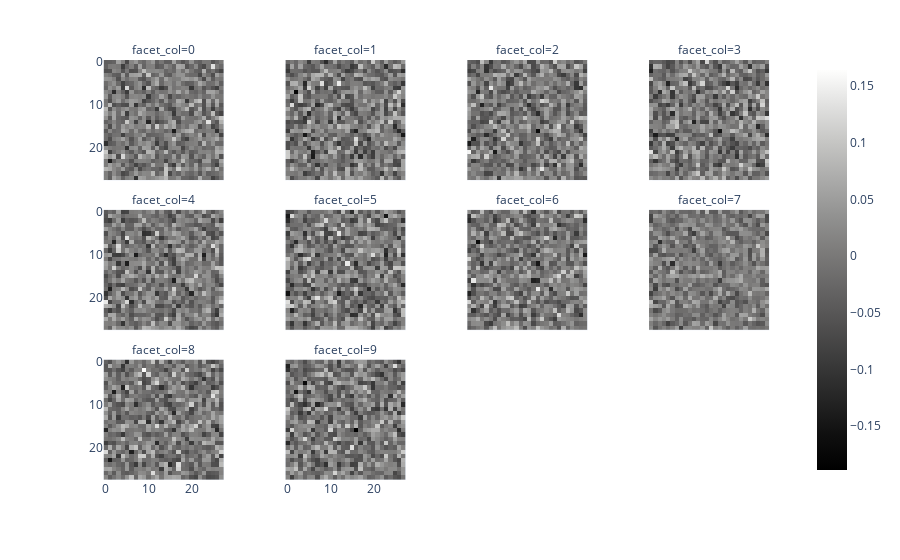

The cell this chart's notebook holds for it:
### Code cell
generator = Generator()
batch = torch.randn(10, 100)
px.imshow(
    generator(batch).detach(),
    facet_col=0,
    facet_col_wrap=4,
    color_continuous_scale="gray",
)

### Figure 1 — Plotly figure (JSON) as saved in the notebook; plotly's stock layout.template omitted (floating-point values rounded to 4 significant figures; data arrays with more than 128 entries replaced by an {"elided": "..."} marker saying what was removed)
{"data": [{"coloraxis": "coloraxis", "hovertemplate": "x: %{x}<br>y: %{y}<br>color: %{z}<extra></extra>", "name": "0", "type": "heatmap", "xaxis": "x9", "yaxis": "y9", "z": {"elided": "28x28 float values"}}, {"coloraxis": "coloraxis", "hovertemplate": "x: %{x}<br>y: %{y}<br>color: %{z}<extra></extra>", "name": "1", "type": "heatmap", "xaxis": "x10", "yaxis": "y10", "z": {"elided": "28x28 float values"}}, {"coloraxis": "coloraxis", "hovertemplate": "x: %{x}<br>y: %{y}<br>color: %{z}<extra></extra>", "name": "2", "type": "heatmap", "xaxis": "x11", "yaxis": "y11", "z": {"elided": "28x28 float values"}}, {"coloraxis": "coloraxis", "hovertemplate": "x: %{x}<br>y: %{y}<br>color: %{z}<extra></extra>", "name": "3", "type": "heatmap", "xaxis": "x12", "yaxis": "y12", "z": {"elided": "28x28 float values"}}, {"coloraxis": "coloraxis", "hovertemplate": "x: %{x}<br>y: %{y}<br>color: %{z}<extra></extra>", "name": "4", "type": "heatmap", "xaxis": "x5", "yaxis": "y5", "z": {"elided": "28x28 float values"}}, {"coloraxis": "coloraxis", "hovertemplate": "x: %{x}<br>y: %{y}<br>color: %{z}<extra></extra>", "name": "5", "type": "heatmap", "xaxis": "x6", "yaxis": "y6", "z": {"elided": "28x28 float values"}}, {"coloraxis": "coloraxis", "hovertemplate": "x: %{x}<br>y: %{y}<br>color: %{z}<extra></extra>", "name": "6", "type": "heatmap", "xaxis": "x7", "yaxis": "y7", "z": {"elided": "28x28 float values"}}, {"coloraxis": "coloraxis", "hovertemplate": "x: %{x}<br>y: %{y}<br>color: %{z}<extra></extra>", "name": "7", "type": "heatmap", "xaxis": "x8", "yaxis": "y8", "z": {"elided": "28x28 float values"}}, {"coloraxis": "coloraxis", "hovertemplate": "x: %{x}<br>y: %{y}<br>color: %{z}<extra></extra>", "name": "8", "type": "heatmap", "xaxis": "x", "yaxis": "y", "z": {"elided": "28x28 float values"}}, {"coloraxis": "coloraxis", "hovertemplate": "x: %{x}<br>y: %{y}<br>color: %{z}<extra></extra>", "name": "9", "type": "heatmap", "xaxis": "x2", "yaxis": "y2", "z": {"elided": "28x28 float values"}}], "layout": {"annotations": [{"font": {}, "showarrow": false, "text": "facet_col=8", "x": 0.1175, "xanchor": "center", "xref": "paper", "y": 0.2867, "yanchor": "bottom", "yref": "paper"}, {"font": {}, "showarrow": false, "text": "facet_col=9", "x": 0.3725, "xanchor": "center", "xref": "paper", "y": 0.2867, "yanchor": "bottom", "yref": "paper"}, {"font": {}, "showarrow": false, "text": "facet_col=4", "x": 0.1175, "xanchor": "center", "xref": "paper", "y": 0.6433, "yanchor": "bottom", "yref": "paper"}, {"font": {}, "showarrow": false, "text": "facet_col=5", "x": 0.3725, "xanchor": "center", "xref": "paper", "y": 0.6433, "yanchor": "bottom", "yref": "paper"}, {"font": {}, "showarrow": false, "text": "facet_col=6", "x": 0.6275, "xanchor": "center", "xref": "paper", "y": 0.6433, "yanchor": "bottom", "yref": "paper"}, {"font": {}, "showarrow": false, "text": "facet_col=7", "x": 0.8825, "xanchor": "center", "xref": "paper", "y": 0.6433, "yanchor": "bottom", "yref": "paper"}, {"font": {}, "showarrow": false, "text": "facet_col=0", "x": 0.1175, "xanchor": "center", "xref": "paper", "y": 1.0, "yanchor": "bottom", "yref": "paper"}, {"font": {}, "showarrow": false, "text": "facet_col=1", "x": 0.3725, "xanchor": "center", "xref": "paper", "y": 1.0, "yanchor": "bottom", "yref": "paper"}, {"font": {}, "showarrow": false, "text": "facet_col=2", "x": 0.6275, "xanchor": "center", "xref": "paper", "y": 1.0, "yanchor": "bottom", "yref": "paper"}, {"font": {}, "showarrow": false, "text": "facet_col=3", "x": 0.8825, "xanchor": "center", "xref": "paper", "y": 1.0, "yanchor": "bottom", "yref": "paper"}], "coloraxis": {"colorscale": [[0, "rgb(0, 0, 0)"], [0.09091, "rgb(16, 16, 16)"], [0.1818, "rgb(38, 38, 38)"], [0.2727, "rgb(59, 59, 59)"], [0.3636, "rgb(81, 80, 80)"], [0.4545, "rgb(102, 101, 101)"], [0.5455, "rgb(124, 123, 122)"], [0.6364, "rgb(146, 146, 145)"], [0.7273, "rgb(171, 171, 170)"], [0.8182, "rgb(197, 197, 195)"], [0.9091, "rgb(224, 224, 223)"], [1, "rgb(254, 254, 253)"]]}, "margin": {"t": 60}, "xaxis": {"anchor": "y", "constrain": "domain", "domain": [0, 0.235], "scaleanchor": "y"}, "xaxis10": {"anchor": "y10", "domain": [0.255, 0.49], "matches": "x", "showticklabels": false}, "xaxis11": {"anchor": "y11", "domain": [0.51, 0.745], "matches": "x", "showticklabels": false}, "xaxis12": {"anchor": "y12", "domain": [0.765, 1.0], "matches": "x", "showticklabels": false}, "xaxis2": {"anchor": "y2", "domain": [0.255, 0.49], "matches": "x"}, "xaxis3": {"anchor": "y3", "domain": [0.51, 0.745], "matches": "x"}, "xaxis4": {"anchor": "y4", "domain": [0.765, 1.0], "matches": "x"}, "xaxis5": {"anchor": "y5", "domain": [0, 0.235], "matches": "x", "showticklabels": false}, "xaxis6": {"anchor": "y6", "domain": [0.255, 0.49], "matches": "x", "showticklabels": false}, "xaxis7": {"anchor": "y7", "domain": [0.51, 0.745], "matches": "x", "showticklabels": false}, "xaxis8": {"anchor": "y8", "domain": [0.765, 1.0], "matches": "x", "showticklabels": false}, "xaxis9": {"anchor": "y9", "domain": [0, 0.235], "matches": "x", "showticklabels": false}, "yaxis": {"anchor": "x", "autorange": "reversed", "constrain": "domain", "domain": [0, 0.2867]}, "yaxis10": {"anchor": "x10", "domain": [0.7133, 1.0], "matches": "y", "showticklabels": false}, "yaxis11": {"anchor": "x11", "domain": [0.7133, 1.0], "matches": "y", "showticklabels": false}, "yaxis12": {"anchor": "x12", "domain": [0.7133, 1.0], "matches": "y", "showticklabels": false}, "yaxis2": {"anchor": "x2", "domain": [0, 0.2867], "matches": "y", "showticklabels": false}, "yaxis3": {"anchor": "x3", "domain": [0, 0.2867], "matches": "y", "showticklabels": false}, "yaxis4": {"anchor": "x4", "domain": [0, 0.2867], "matches": "y", "showticklabels": false}, "yaxis5": {"anchor": "x5", "domain": [0.3567, 0.6433], "matches": "y"}, "yaxis6": {"anchor": "x6", "domain": [0.3567, 0.6433], "matches": "y", "showticklabels": false}, "yaxis7": {"anchor": "x7", "domain": [0.3567, 0.6433], "matches": "y", "showticklabels": false}, "yaxis8": {"anchor": "x8", "domain": [0.3567, 0.6433], "matches": "y", "showticklabels": false}, "yaxis9": {"anchor": "x9", "domain": [0.7133, 1.0], "matches": "y"}}}
